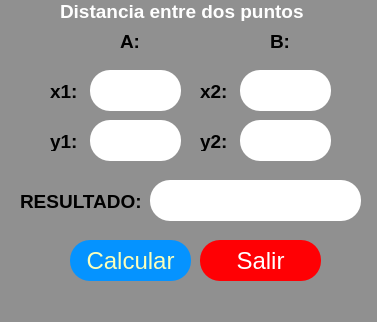
<?xml version="1.0" encoding="UTF-8"?>
<ui version="4.0">
 <class>MainWindow</class>
 <widget class="QMainWindow" name="MainWindow">
  <property name="geometry">
   <rect>
    <x>0</x>
    <y>0</y>
    <width>377</width>
    <height>322</height>
   </rect>
  </property>
  <property name="windowTitle">
   <string>MainWindow</string>
  </property>
  <property name="styleSheet">
   <string notr="true">background-color: rgb(144, 144, 144);</string>
  </property>
  <widget class="QWidget" name="centralwidget">
   <widget class="QPushButton" name="btn_calcular">
    <property name="geometry">
     <rect>
      <x>70</x>
      <y>240</y>
      <width>121</width>
      <height>41</height>
     </rect>
    </property>
    <property name="font">
     <font>
      <pointsize>18</pointsize>
      <underline>false</underline>
     </font>
    </property>
    <property name="styleSheet">
     <string notr="true">background-color: rgb(5, 147, 255);
color: rgb(250, 255, 187);
border-radius:20px</string>
    </property>
    <property name="text">
     <string>Calcular</string>
    </property>
   </widget>
   <widget class="QLineEdit" name="txt_x1">
    <property name="geometry">
     <rect>
      <x>90</x>
      <y>70</y>
      <width>91</width>
      <height>41</height>
     </rect>
    </property>
    <property name="font">
     <font>
      <pointsize>20</pointsize>
      <weight>50</weight>
      <italic>false</italic>
      <bold>false</bold>
     </font>
    </property>
    <property name="styleSheet">
     <string notr="true">background-color: rgb(255, 255, 255);
border-radius:20px;</string>
    </property>
    <property name="text">
     <string/>
    </property>
   </widget>
   <widget class="QLabel" name="label">
    <property name="geometry">
     <rect>
      <x>60</x>
      <y>0</y>
      <width>261</width>
      <height>21</height>
     </rect>
    </property>
    <property name="font">
     <font>
      <pointsize>14</pointsize>
     </font>
    </property>
    <property name="styleSheet">
     <string notr="true">color: rgb(255, 255, 255);</string>
    </property>
    <property name="text">
     <string>&lt;html&gt;&lt;head/&gt;&lt;body&gt;&lt;p&gt;&lt;span style=&quot; font-weight:600;&quot;&gt;Distancia entre dos puntos&lt;/span&gt;&lt;/p&gt;&lt;/body&gt;&lt;/html&gt;</string>
    </property>
   </widget>
   <widget class="QLabel" name="label_2">
    <property name="geometry">
     <rect>
      <x>120</x>
      <y>30</y>
      <width>21</width>
      <height>21</height>
     </rect>
    </property>
    <property name="font">
     <font>
      <pointsize>14</pointsize>
     </font>
    </property>
    <property name="text">
     <string>&lt;html&gt;&lt;head/&gt;&lt;body&gt;&lt;p&gt;&lt;span style=&quot; font-weight:600;&quot;&gt;A:&lt;/span&gt;&lt;/p&gt;&lt;/body&gt;&lt;/html&gt;</string>
    </property>
   </widget>
   <widget class="QPushButton" name="btn_salir">
    <property name="geometry">
     <rect>
      <x>200</x>
      <y>240</y>
      <width>121</width>
      <height>41</height>
     </rect>
    </property>
    <property name="font">
     <font>
      <pointsize>18</pointsize>
      <underline>false</underline>
     </font>
    </property>
    <property name="styleSheet">
     <string notr="true">background-color: rgb(255, 0, 4);
color: rgb(255, 255, 255);
border-radius:20px;
</string>
    </property>
    <property name="text">
     <string>Salir</string>
    </property>
   </widget>
   <widget class="QLabel" name="label_3">
    <property name="geometry">
     <rect>
      <x>270</x>
      <y>30</y>
      <width>21</width>
      <height>21</height>
     </rect>
    </property>
    <property name="font">
     <font>
      <pointsize>14</pointsize>
     </font>
    </property>
    <property name="text">
     <string>&lt;html&gt;&lt;head/&gt;&lt;body&gt;&lt;p&gt;&lt;span style=&quot; font-weight:600;&quot;&gt;B:&lt;/span&gt;&lt;/p&gt;&lt;/body&gt;&lt;/html&gt;</string>
    </property>
   </widget>
   <widget class="QLineEdit" name="txt_x2">
    <property name="geometry">
     <rect>
      <x>240</x>
      <y>70</y>
      <width>91</width>
      <height>41</height>
     </rect>
    </property>
    <property name="font">
     <font>
      <pointsize>20</pointsize>
      <weight>50</weight>
      <italic>false</italic>
      <bold>false</bold>
     </font>
    </property>
    <property name="styleSheet">
     <string notr="true">background-color: rgb(255, 255, 255);
border-radius:20px;</string>
    </property>
    <property name="text">
     <string/>
    </property>
   </widget>
   <widget class="QLineEdit" name="txt_y1">
    <property name="geometry">
     <rect>
      <x>90</x>
      <y>120</y>
      <width>91</width>
      <height>41</height>
     </rect>
    </property>
    <property name="font">
     <font>
      <pointsize>20</pointsize>
      <weight>50</weight>
      <italic>false</italic>
      <bold>false</bold>
     </font>
    </property>
    <property name="styleSheet">
     <string notr="true">background-color: rgb(255, 255, 255);
border-radius:20px;</string>
    </property>
    <property name="text">
     <string/>
    </property>
   </widget>
   <widget class="QLineEdit" name="txt_y2">
    <property name="geometry">
     <rect>
      <x>240</x>
      <y>120</y>
      <width>91</width>
      <height>41</height>
     </rect>
    </property>
    <property name="font">
     <font>
      <pointsize>20</pointsize>
      <weight>50</weight>
      <italic>false</italic>
      <bold>false</bold>
     </font>
    </property>
    <property name="styleSheet">
     <string notr="true">background-color: rgb(255, 255, 255);
border-radius:20px;</string>
    </property>
    <property name="text">
     <string/>
    </property>
   </widget>
   <widget class="QLabel" name="label_4">
    <property name="geometry">
     <rect>
      <x>50</x>
      <y>80</y>
      <width>31</width>
      <height>21</height>
     </rect>
    </property>
    <property name="font">
     <font>
      <pointsize>14</pointsize>
     </font>
    </property>
    <property name="text">
     <string>&lt;html&gt;&lt;head/&gt;&lt;body&gt;&lt;p&gt;&lt;span style=&quot; font-weight:600;&quot;&gt;x1:&lt;/span&gt;&lt;/p&gt;&lt;/body&gt;&lt;/html&gt;</string>
    </property>
   </widget>
   <widget class="QLabel" name="label_5">
    <property name="geometry">
     <rect>
      <x>50</x>
      <y>130</y>
      <width>31</width>
      <height>21</height>
     </rect>
    </property>
    <property name="font">
     <font>
      <pointsize>14</pointsize>
     </font>
    </property>
    <property name="text">
     <string>&lt;html&gt;&lt;head/&gt;&lt;body&gt;&lt;p&gt;&lt;span style=&quot; font-weight:600;&quot;&gt;y1:&lt;/span&gt;&lt;/p&gt;&lt;/body&gt;&lt;/html&gt;</string>
    </property>
   </widget>
   <widget class="QLabel" name="label_6">
    <property name="geometry">
     <rect>
      <x>200</x>
      <y>130</y>
      <width>31</width>
      <height>21</height>
     </rect>
    </property>
    <property name="font">
     <font>
      <pointsize>14</pointsize>
     </font>
    </property>
    <property name="text">
     <string>&lt;html&gt;&lt;head/&gt;&lt;body&gt;&lt;p&gt;&lt;span style=&quot; font-weight:600;&quot;&gt;y2:&lt;/span&gt;&lt;/p&gt;&lt;/body&gt;&lt;/html&gt;</string>
    </property>
   </widget>
   <widget class="QLabel" name="label_7">
    <property name="geometry">
     <rect>
      <x>200</x>
      <y>80</y>
      <width>31</width>
      <height>21</height>
     </rect>
    </property>
    <property name="font">
     <font>
      <pointsize>14</pointsize>
     </font>
    </property>
    <property name="text">
     <string>&lt;html&gt;&lt;head/&gt;&lt;body&gt;&lt;p&gt;&lt;span style=&quot; font-weight:600;&quot;&gt;x2:&lt;/span&gt;&lt;/p&gt;&lt;/body&gt;&lt;/html&gt;</string>
    </property>
   </widget>
   <widget class="QLabel" name="label_8">
    <property name="geometry">
     <rect>
      <x>20</x>
      <y>190</y>
      <width>141</width>
      <height>21</height>
     </rect>
    </property>
    <property name="font">
     <font>
      <pointsize>14</pointsize>
     </font>
    </property>
    <property name="text">
     <string>&lt;html&gt;&lt;head/&gt;&lt;body&gt;&lt;p&gt;&lt;span style=&quot; font-weight:600;&quot;&gt;RESULTADO:&lt;/span&gt;&lt;/p&gt;&lt;/body&gt;&lt;/html&gt;</string>
    </property>
   </widget>
   <widget class="QLineEdit" name="txt_resultado">
    <property name="geometry">
     <rect>
      <x>150</x>
      <y>180</y>
      <width>211</width>
      <height>41</height>
     </rect>
    </property>
    <property name="font">
     <font>
      <pointsize>20</pointsize>
      <weight>50</weight>
      <italic>false</italic>
      <bold>false</bold>
     </font>
    </property>
    <property name="styleSheet">
     <string notr="true">background-color: rgb(255, 255, 255);
border-radius:20px;</string>
    </property>
    <property name="text">
     <string/>
    </property>
   </widget>
  </widget>
  <widget class="QMenuBar" name="menubar">
   <property name="geometry">
    <rect>
     <x>0</x>
     <y>0</y>
     <width>377</width>
     <height>21</height>
    </rect>
   </property>
  </widget>
  <widget class="QStatusBar" name="statusbar"/>
 </widget>
 <resources/>
 <connections/>
</ui>
